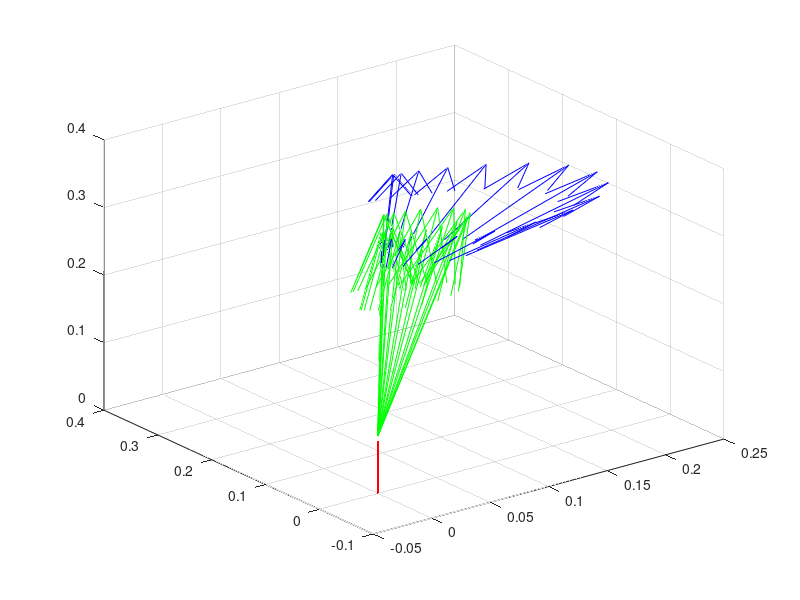

This chart was generated by the following MATLAB code:
%%%Programa para mover un robot 3R en 3D

%Parametros del srobot 

b1 = 0.085; %m
a2 = 0.25; %m
a3 = 0.2875; %m

%Definición la postura inicial

xin = 0.10; %m
yin = 0.20; %m
zin = 0; %m

%Definición la postura final

xfin = 0.10; %m
yfin = -0.20; %m
zfin = 0.15; %m


%Cálculo de la posturas

%Definición de las funciones postura inicial

xrf_in = @(theta1_in,theta2_in,theta3_in) cos(theta1_in)*(a3*cos(theta2_in+theta3_in)-a2*sin(theta2_in))-xin;
yrf_in = @(theta1_in,theta2_in,theta3_in) sin(theta1_in)*(a3*cos(theta2_in+theta3_in)-a2*sin(theta2_in))-yin;
zrf_in = @(theta1_in,theta2_in,theta3_in) b1+a2*cos(theta2_in)+a3*sin(theta2_in+theta3_in)-zin;

%función postura
postura_in = @(w) [xrf_in(w(1),w(2),w(3));yrf_in(w(1),w(2),w(3));zrf_in(w(1),w(2),w(3))];

%Aproximaión postura inicial
w0 = [0.5 -0.1 0.1];

Postura_1 = fsolve(postura_in,w0);

%%%%%%%%%%%%%%%%%%%%%%%%%%%%%%%%%%%%%%%%%%%%%%%%%%%%%%

%Definición de las funciones postura inicial

xrf_fin = @(theta1_fin,theta2_fin,theta3_fin) cos(theta1_fin)*(a3*cos(theta2_fin+theta3_fin)-a2*sin(theta2_fin))-xfin;
yrf_fin = @(theta1_fin,theta2_fin,theta3_fin) sin(theta1_fin)*(a3*cos(theta2_fin+theta3_fin)-a2*sin(theta2_fin))-yfin;
zrf_fin = @(theta1_fin,theta2_fin,theta3_fin) b1+a2*cos(theta2_fin)+a3*sin(theta2_fin+theta3_fin)-zfin;

%función postura
postura_fin = @(w1) [xrf_fin(w1(1),w1(2),w1(3));yrf_fin(w1(1),w1(2),w1(3));zrf_fin(w1(1),w1(2),w1(3))];

%Aproximaión postura final
wf = [-0.5 -0.5 0.15];

Postura_2 = fsolve(postura_fin,wf);



%%%%%%%%%Simulación numerica del robot %%%%%%%%%%%%%%%%%

%Duración del tiempo de simulación 

T = 10; %seg tiempor total de la tarea
muestreo = 20;
intiempo = 10/muestreo;


for i = 1:1:muestreo+1
    
t = intiempo*(i-1); %Se toma en cuenta 0 como inicio de la acción

%Comportamiento de las juntas
theta1sim = 1.10715+((10/T^3)*t^3-(15/T^4)*t^4+(6/T^5)*t^5)*(-1.10715-1.10715);
theta2sim = -0.678367+((10/T^3)*t^3-(15/T^4)*t^4+(6/T^5)*t^5)*(-0.0140605-(-0.678367));
theta3sim = -0.658202+((10/T^3)*t^3-(15/T^4)*t^4+(6/T^5)*t^5)*(-pi/2-(-0.658202));
  
%Definición del primer eslabón
x1L = 0;
y1L = 0;
z1L = b1;

%Definición del segundo eslabón
x2L = -a2*cos(theta1sim)*sin(theta2sim);
y2L = -a2*sin(theta1sim)*sin(theta2sim);
z2L = b1+a2*cos(theta2sim);

%Definición del tercer eslabón
x3L = cos(theta1sim)*(a3*cos(theta2sim+theta3sim)-a2*sin(theta2sim));
y3L = sin(theta1sim)*(a3*cos(theta2sim+theta3sim)-a2*sin(theta2sim));
z3L = b1+a2*cos(theta2sim)+a3*sin(theta2sim+theta3sim);


%figure


quiver3(0,0,0,x1L,y1L,z1L,'Color','red','LineStyle','-')

quiver3(x1L,y1L,z1L,x2L,y2L,z2L,'Color','green','LineStyle','-')
hold on
quiver3(x2L,y2L,z2L,x3L,y3L,z3L,'Color','blue','LineStyle','-')

F = getframe;

end

movie(F)

